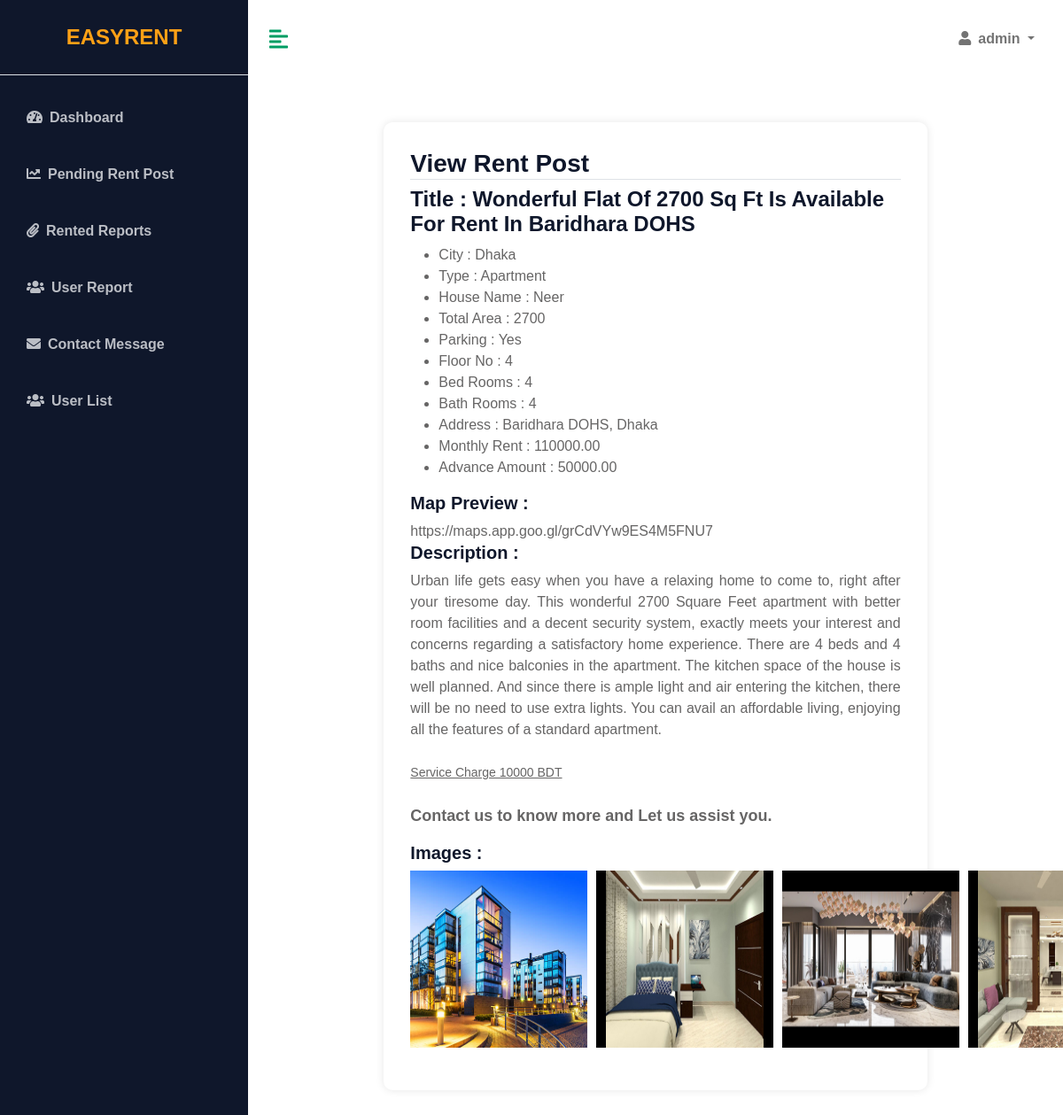
The app's page /account/pending-rent-view/13 (signed in) with its own data.
### App_Rental/models.py (models this page shows, shortened)
class House(models.Model):
    def next_month_first_day():
        today = timezone.localdate()
        first_day_next_month = today.replace(day=1) + timedelta(days=32 - today.day)
        return first_day_next_month
    owner = models.ForeignKey(User, on_delete=models.CASCADE)
    title = models.CharField(max_length=500, blank=False)
    city = models.ForeignKey(City, on_delete=models.DO_NOTHING)
    address = models.CharField(max_length=500, blank=False)
    rent_from = models.DateField(default=next_month_first_day)
    house_type = models.CharField(max_length=10, choices=HOUSE_TYPE_LIST, default="1")
    house_name = models.CharField(max_length=200, null=True)
    house_area = models.IntegerField(default=800)
    description = RichTextField(null=True)
    is_parking = models.BooleanField(default=True)
    total_bedrooms = models.IntegerField(default=0)
    total_bathrooms = models.IntegerField(default=0)
    floor_no = models.IntegerField(default=0)
    map_link =models.CharField(max_length=10000,blank=True)
    monthly_rent = models.DecimalField(max_digits=10, decimal_places=2, default=Decimal('0.00'))
    advacne_rent = models.DecimalField(max_digits=10, decimal_places=2, default=Decimal('0.00'))
    images = models.ManyToManyField('HouseImage', related_name='houses', blank=True)
    is_active=models.BooleanField(default=False)
    is_reject=models.BooleanField(default=False)
    is_rented=models.BooleanField(default=False)
    created=models.DateTimeField(auto_now=True,auto_now_add=False)

class City(models.Model):
    name = models.CharField(max_length=200, blank=False)
    is_active = models.BooleanField(default=True)

class HouseImage(models.Model):
    image = models.ImageField(upload_to='house_photos/')

### App_Account/views.py (the view)
# urls.py: path('pending-rent-view/<int:id>',PendingRentPreviewiew,name='pendingrentpreview'),
@admin_required
def PendingRentPreviewiew(request,id):
    house = get_object_or_404(House, id=id)
    house_form = HouseForm(instance=house)
    new_cities = []
    cities = City.objects.filter(is_active=True)
    for city in cities:
        if city.id == house.city.id:
            new_cities.append(city)
    new_house_type = []
    house_type_list = list(HOUSE_TYPE_LIST)
    for value,label in house_type_list:
        if value == house.house_type:
            new_house_type.append({'value': value, 'label': label, 's': 'selected'})
    context = {
        'cities': new_cities,
        'house':house,
        'house_form': house_form,
        'house_types': new_house_type,
    }
    return render(request,'App_Admin/pendingpreview.html',context)

### App_Account/views.py (called while the page is built)
def admin_required(view_func):
    @wraps(view_func)
    def wrapper(request, *args, **kwargs):
        if not request.user.is_superuser:
            return render(request,'accessdenied.html')
        return view_func(request, *args, **kwargs)
    return wrapper

### templates/App_Admin/pendingpreview.html (shortened to what this page needs)
{% extends 'App_Dashboard/base.html'%}
{% load static%}
{% block dashboard%}
<div class="container">
    <div class="row">
        <div class="col-lg-8 mx-auto update-container">
            <div class="main-body">
                <h3 class="text-left border-bottom mb-2">View Rent Post</h2>
                    <div class="g-3" id="AddRentPost">
                        <div class="col-lg-12">
                            <h4>Title : {{house.title}}</h4>
                            <ul>
                                <li>City : {{cities.0.name}} </li>
                                <li>Type : {{house_types.0.label}} </li>
                                <li>House Name : {{house.house_name}} </li>
                                <li>Total Area : {{house.house_area}} </li>
                                <li>Parking : {% if house.is_parking %} Yes {% else %} No {% endif %}</li>
                                <li>Floor No : {{house.floor_no}} </li>
                                <li>Bed Rooms : {{house.total_bedrooms}} </li>
                                <li>Bath Rooms : {{house.total_bathrooms}} </li>
                                <li>Address : {{house.address}} </li>
                                <li>Monthly Rent : {{house.monthly_rent}} </li>
                                <li>Advance Amount : {{house.advacne_rent}} </li>
                            </ul>
                        </div>
                        <div class="col-lg-12">
                            <h5>Map Preview : </h5>
                            {{house.map_link|safe}}
                        </div>
                        <div class="col-lg-12">
                            <h5>Description : </h5>
                            {{ house.description |safe}}
                        </div>
                        <div class="row my-2">
                            <div class="col-lg-12">
                                <h5>Images : </h5>
                                <div class="img-container d-flex" id="imagePreviews">
                                    {% for image in house.images.all %}
                                    <div class="position-relative"><img src="{{ image.image.url }}"
                                            style="width: 200px; height: 200px; margin-right: 10px; margin-bottom: 10px;">
                                    </div>
                                    {% endfor %}
                                </div>
                            </div>
                        </div>
                    </div>
            </div>
        </div>
    </div>
    {% endblock %}

### templates/App_Dashboard/base.html (shortened to what this page needs)
{% load static%}
<!DOCTYPE html>
<html lang="en">
<head>
    <link rel="stylesheet" href="https://cdnjs.cloudflare.com/ajax/libs/font-awesome/5.15.3/css/all.min.css" />
    <link rel="stylesheet" href="{% static 'css/bootstrap.min.css'%}">
    <link rel="stylesheet" href="{% static 'css/dashboard.css'%}">
    <link href="{% static 'alert/css/alert.css'%}" rel="stylesheet" />
    <link href="{% static 'alert/themes/default/theme.css'%}" rel="stylesheet" />
</head>
<body>
    <div class="d-flex" id="wrapper">
        <div class="bg-dark" id="sidebar-wrapper">
            <div class="sidebar-heading text-center py-4 primary-text fs-4 fw-bold text-uppercase border-bottom">
                <a href="{% url 'home' %}">EasyRent</a>
            </div>
            <div class="list-group list-group-flush my-3">
                {% if request.user.is_superuser %}
                {% include 'App_Dashboard/superadminmenu.html'%}
                {% else %}
                {% include 'App_Dashboard/othermenu.html'%}
                {% endif%}
            </div>
        </div>
        <div id="page-content-wrapper">
            <nav class="navbar navbar-expand-lg navbar-light bg-transparent py-4 px-4">
                <div class="d-flex align-items-center">
                    <i class="fas fa-align-left primary-text fs-4 me-3" id="menu-toggle"></i>
                </div>
                <div class="collapse navbar-collapse" id="navbarSupportedContent">
                    <ul class="navbar-nav ms-auto mb-2 mb-lg-0">
                        <li class="nav-item dropdown">
                            <a class="nav-link dropdown-toggle second-text fw-bold" href="#" id="navbarDropdown"
                                role="button" data-bs-toggle="dropdown" aria-expanded="false">
                                <i class="fas fa-user me-2"></i>{{request.user}}
                            </a>
                        </li>
                    </ul>
                </div>
            </nav>
            {% block dashboard %}
            {% endblock%}
        </div>
    </div>
</body>
</html>

### static/css/dashboard.css (style rules this page uses)
:root { --main-bg-color: #009d63; --main-text-color: #009d63; --second-text-color: #bbbec5; --second-bg-color: #c1efde; }
.primary-text { color: var(--main-text-color); }
.second-text { color: var(--second-text-color); }
#wrapper { overflow-x: hidden; background-color: #ffffff; }
#sidebar-wrapper { min-height: 100vh; position: fixed; width: 280px; left: 0; margin-left: -15rem; -webkit-transition: margin 0.25s ease-out; -moz-transition: margin 0.25s ease-out; -o-transition: margin 0.25s ease-out; transition: margin 0.25s ease-out; }
#sidebar-wrapper .sidebar-heading { padding: 0.875rem 1.25rem; font-size: 1.2rem; }
#sidebar-wrapper .list-group { width: 15rem; }
#page-content-wrapper { position: relative; height: 100vh !important; width: calc(100% - 280px); left: 280px; transition: 0.3s ease; }
#menu-toggle { cursor: pointer; }
@media (min-width: 768px) { #sidebar-wrapper { margin-left: 0; } }

### templates/App_Admin/pendingpreview.html (style rules this page uses)
.update-container { margin: auto; margin-top: 50px; margin-bottom: 50px; padding: 30px; background-color: #fff; border-radius: 10px; box-shadow: 0px 0px 10px 0px rgba(0, 0, 0, 0.1); }

### records on screen
House: title "Wonderful Flat Of 2700 Sq Ft Is Available For Rent In Baridhara DOHS", house_name "Neer", house_area "2700", floor_no "4", total_bedrooms "4", total_bathrooms "4", address "Baridhara DOHS, Dhaka", monthly_rent "110000.00", advacne_rent "50000.00", map_link "https://maps.app.goo.gl/grCdVYw9ES4M5FNU7", description "Urban life gets easy when you have a relaxing home to come to, right after your tiresome day. This wonderful 2700 Square Feet apartment with better room facilities and a decent security system, exactly meets your interest and concerns regarding a satisfactory home experience. There are 4 beds and 4 baths and nice balconies in the apartment. The kitchen space of the house is well planned. And since there is ample light and air entering the kitchen, there will be no need to use extra lights. You can avail an affordable living, enjoying all the features of a standard apartment. Service Charge 10000 BDT Contact us to know more and Let us assist you."
City: name "Dhaka"
HouseImage: image (picture)
HouseImage: image (picture)
HouseImage: image (picture)
HouseImage: image (picture)

### other values on screen
{{ request.user }} "admin"
{{ house_types.0.label }} "Apartment"
